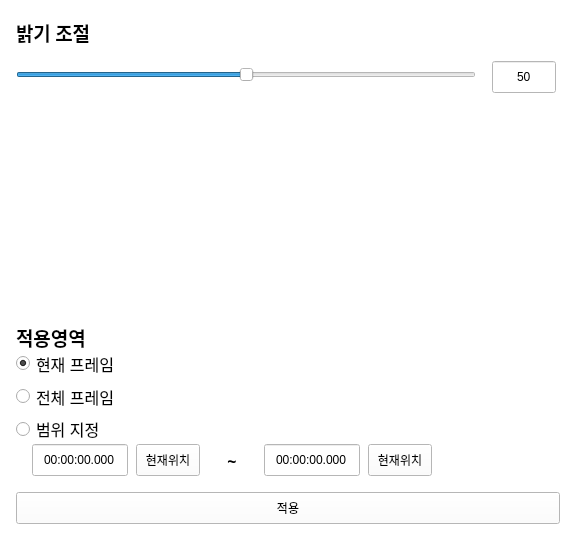
    <widget class="QWidget" name="w_changebrightness" native="true">
     <property name="geometry">
      <rect>
       <x>0</x>
       <y>0</y>
       <width>576</width>
       <height>540</height>
      </rect>
     </property>
     <property name="styleSheet">
      <string notr="true">background-color: #ffffff;</string>
     </property>
     <widget class="QLabel" name="label_7">
      <property name="geometry">
       <rect>
        <x>16</x>
        <y>16</y>
        <width>91</width>
        <height>32</height>
       </rect>
      </property>
      <property name="font">
       <font>
        <family>Noto Sans KR</family>
        <pointsize>14</pointsize>
        <bold>true</bold>
       </font>
      </property>
      <property name="text">
       <string>밝기 조절</string>
      </property>
     </widget>
     <widget class="QSlider" name="sd_changebrightness_brightness">
      <property name="geometry">
       <rect>
        <x>16</x>
        <y>64</y>
        <width>460</width>
        <height>22</height>
       </rect>
      </property>
      <property name="styleSheet">
       <string notr="true">QSliter::groove::horizontal::background-color: #123456;</string>
      </property>
      <property name="maximum">
       <number>100</number>
      </property>
      <property name="value">
       <number>50</number>
      </property>
      <property name="orientation">
       <enum>Qt::Horizontal</enum>
      </property>
     </widget>
     <widget class="QLineEdit" name="edt_changebrightness_brightness">
      <property name="enabled">
       <bool>true</bool>
      </property>
      <property name="geometry">
       <rect>
        <x>492</x>
        <y>61</y>
        <width>64</width>
        <height>32</height>
       </rect>
      </property>
      <property name="text">
       <string>50</string>
      </property>
      <property name="alignment">
       <set>Qt::AlignCenter</set>
      </property>
     </widget>
     <widget class="QLabel" name="label_11">
      <property name="geometry">
       <rect>
        <x>16</x>
        <y>322</y>
        <width>91</width>
        <height>31</height>
       </rect>
      </property>
      <property name="font">
       <font>
        <family>Noto Sans KR</family>
        <pointsize>14</pointsize>
        <bold>true</bold>
       </font>
      </property>
      <property name="text">
       <string>적용영역</string>
      </property>
     </widget>
     <widget class="QPushButton" name="btn_changebrightness_apply">
      <property name="geometry">
       <rect>
        <x>16</x>
        <y>492</y>
        <width>544</width>
        <height>32</height>
       </rect>
      </property>
      <property name="styleSheet">
       <string notr="true"/>
      </property>
      <property name="text">
       <string>적용</string>
      </property>
      <property name="autoDefault">
       <bool>false</bool>
      </property>
      <property name="flat">
       <bool>false</bool>
      </property>
     </widget>
     <widget class="QLineEdit" name="edt_changebrightness_rangestart">
      <property name="geometry">
       <rect>
        <x>32</x>
        <y>444</y>
        <width>96</width>
        <height>32</height>
       </rect>
      </property>
      <property name="text">
       <string>00:00:00.000</string>
      </property>
      <property name="alignment">
       <set>Qt::AlignCenter</set>
      </property>
     </widget>
     <widget class="QPushButton" name="btn_changebrightness_rangestarttocurrent">
      <property name="geometry">
       <rect>
        <x>136</x>
        <y>444</y>
        <width>64</width>
        <height>32</height>
       </rect>
      </property>
      <property name="styleSheet">
       <string notr="true">b</string>
      </property>
      <property name="text">
       <string>현재위치</string>
      </property>
      <property name="flat">
       <bool>false</bool>
      </property>
     </widget>
     <widget class="QPushButton" name="btn_changebrightness_rangeendtocurrent">
      <property name="geometry">
       <rect>
        <x>368</x>
        <y>444</y>
        <width>64</width>
        <height>32</height>
       </rect>
      </property>
      <property name="styleSheet">
       <string notr="true">b</string>
      </property>
      <property name="text">
       <string>현재위치</string>
      </property>
      <property name="flat">
       <bool>false</bool>
      </property>
     </widget>
     <widget class="QLineEdit" name="edt_changebrightness_rangeend">
      <property name="geometry">
       <rect>
        <x>264</x>
        <y>444</y>
        <width>96</width>
        <height>32</height>
       </rect>
      </property>
      <property name="text">
       <string>00:00:00.000</string>
      </property>
      <property name="alignment">
       <set>Qt::AlignCenter</set>
      </property>
     </widget>
     <widget class="QLabel" name="label_12">
      <property name="geometry">
       <rect>
        <x>216</x>
        <y>444</y>
        <width>32</width>
        <height>32</height>
       </rect>
      </property>
      <property name="font">
       <font>
        <family>Noto Sans KR</family>
        <pointsize>12</pointsize>
        <bold>true</bold>
       </font>
      </property>
      <property name="text">
       <string>~</string>
      </property>
      <property name="alignment">
       <set>Qt::AlignCenter</set>
      </property>
     </widget>
     <widget class="QWidget" name="layoutWidget_9">
      <property name="geometry">
       <rect>
        <x>16</x>
        <y>350</y>
        <width>111</width>
        <height>92</height>
       </rect>
      </property>
      <layout class="QVBoxLayout" name="verticalLayout_3">
       <item>
        <widget class="QRadioButton" name="rbtn_changebrightness_currentframe">
         <property name="font">
          <font>
           <pointsize>12</pointsize>
          </font>
         </property>
         <property name="text">
          <string>현재 프레임</string>
         </property>
         <property name="checked">
          <bool>true</bool>
         </property>
        </widget>
       </item>
       <item>
        <widget class="QRadioButton" name="rbtn_changebrightness_allframe">
         <property name="font">
          <font>
           <pointsize>12</pointsize>
          </font>
         </property>
         <property name="text">
          <string>전체 프레임</string>
         </property>
        </widget>
       </item>
       <item>
        <widget class="QRadioButton" name="rbtn_changebrightness_rangeframe">
         <property name="font">
          <font>
           <pointsize>12</pointsize>
          </font>
         </property>
         <property name="text">
          <string>범위 지정</string>
         </property>
        </widget>
       </item>
      </layout>
     </widget>
    </widget>
